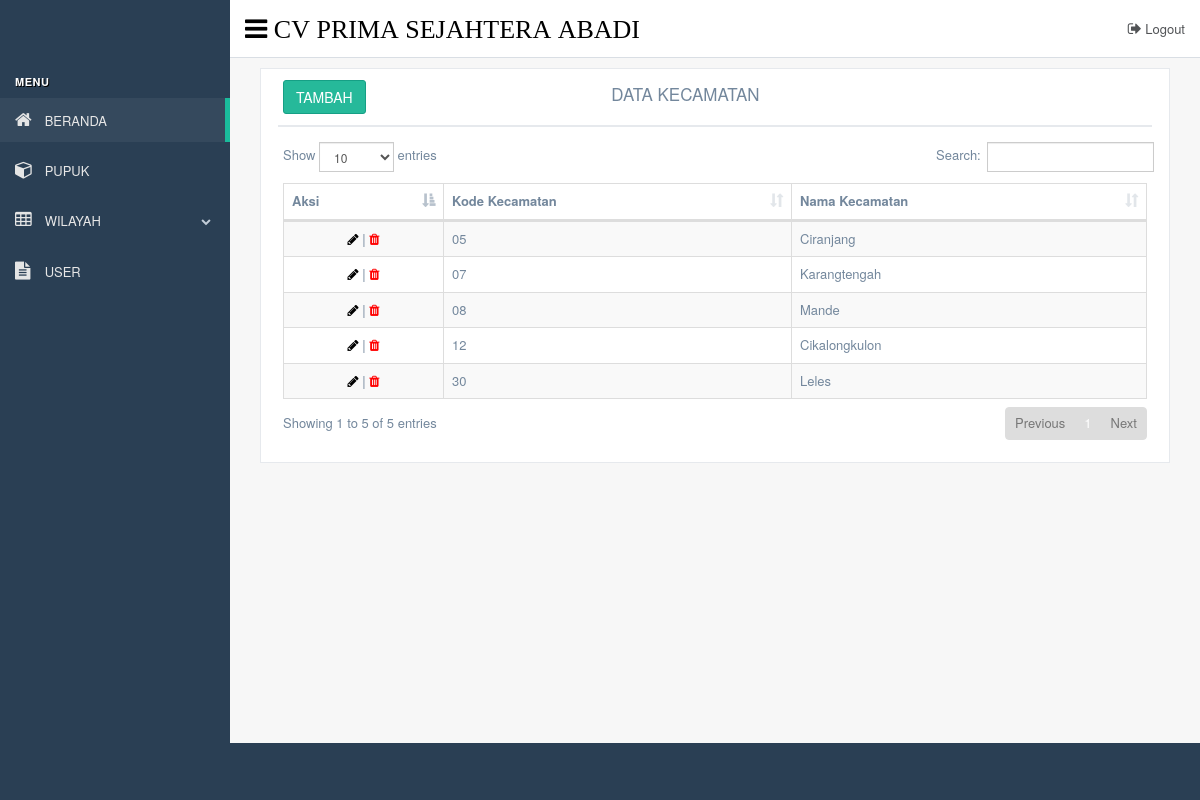
Page /index.php?page=list_kecamatan (signed in) on the committed database.
### tables this page shows
CREATE TABLE `tb_kecamatan` (
  `kd_kecamatan` varchar(5) NOT NULL,
  `nama_kecamatan` varchar(50) NOT NULL,
  `polygon` mediumtext NOT NULL,
  PRIMARY KEY (`kd_kecamatan`)
);

### pengolahan_kecamatan/list_kecamatan.php (the view, shortened to what this page needs)
<?php
  include "lib/koneksi.php";
 ?>
<div class="col-md-12 col-sm-12 col-xs-12">
<div class="x_panel">
  <div class="x_title">
    <h2 class="nav navbar-right">DATA KECAMATAN</h2>
    <ul class="nav navbar-left_col ">
      <a type="button" class="btn btn-success waves-effect" href="index.php?page=tambah_kec">TAMBAH</a>
    </ul>
  </div>
  <div class="x_content">
    <table id="datatable-responsive" class="table table-striped table-bordered" cellspacing="0" width="100%">
      <thead>
          <tr>
              <th>Aksi</th>
              <th>Kode Kecamatan</th>
              <th>Nama Kecamatan</th>
          </tr>
      </thead>
      <tbody>
          <?php
            $query = mysqli_query($koneksi,"SELECT * FROM tb_kecamatan");
            if ($query != null) {
            while ($result = mysqli_fetch_array($query)) {
             ?>
              <tr>
                <td align="center">
                  <a data-toggle="tooltip" title="UBAH DATA" href="index.php?page=edit_kecamatan&id=<?php echo $result['kd_kecamatan']; ?>">
                      <i class="fa fa-pencil"></i>
                  </a> |
                  <a data-toggle="tooltip" title="HAPUS DATA" style="color : red;" href="pengolahan_kecamatan/hapus_kecamatan.php?page=hapus_kecamatan&id=<?php echo $result['kd_kecamatan'];?>"onclick="return confirm('Apakah yakin menghapus <?php echo $result['nama_kecamatan'].' dari Kecamatan'; ?> ?')">
                      <i class="fa fa-trash"></i>
                  </a>
                </td>
                <td>
                  <?php echo $result['kd_kecamatan']; ?>
                </td>
                <td>
                  <?php echo $result['nama_kecamatan']; ?>
                </td>
              </tr>
              <?php
                }
              } else {
                  echo "Data Kosong";
                }
               ?>
      </tbody>
    </table>
           </div>
            </div>
        </div>
    </div>
</div>

### rows in the picture
tb_kecamatan: kd_kecamatan "05", nama_kecamatan "Ciranjang"
tb_kecamatan: kd_kecamatan "07", nama_kecamatan "Karangtengah"
tb_kecamatan: kd_kecamatan "08", nama_kecamatan "Mande"
tb_kecamatan: kd_kecamatan "12", nama_kecamatan "Cikalongkulon"
tb_kecamatan: kd_kecamatan "30", nama_kecamatan "Leles"
